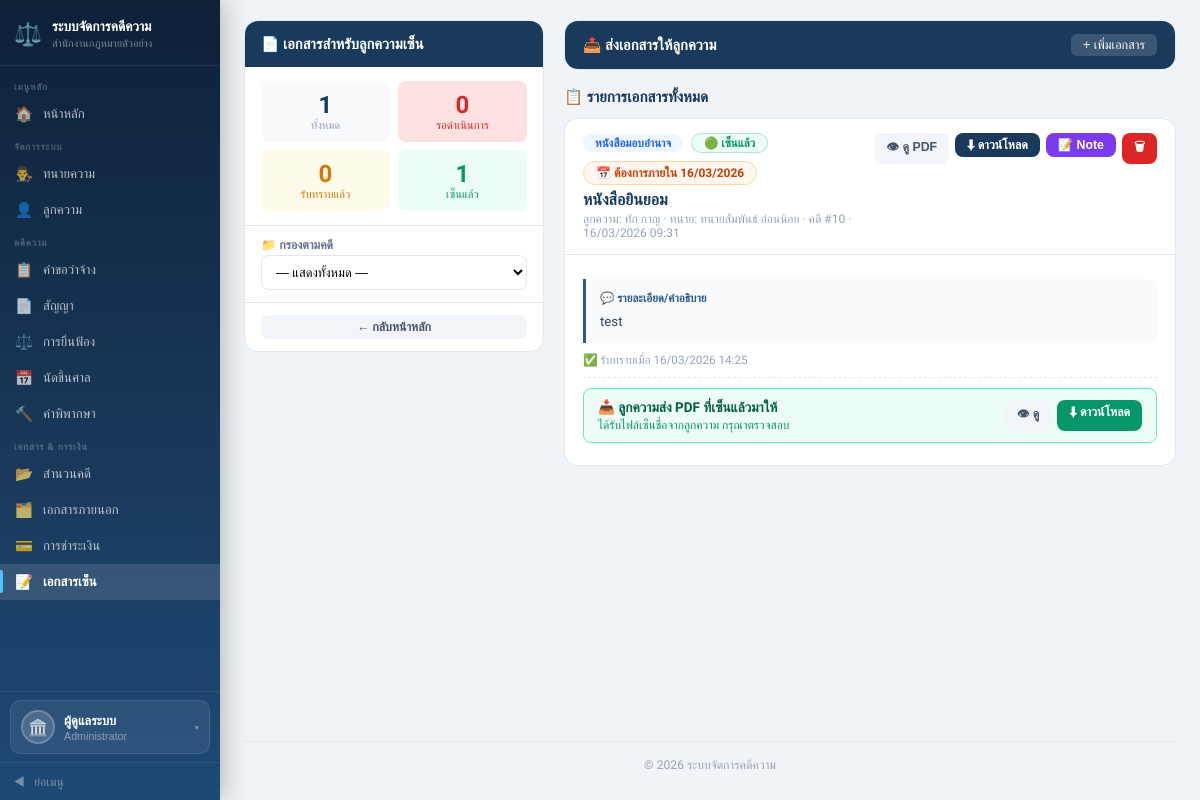
The page /pages/client_sign_docs.php (signed in) on the database its author committed.
### tables this page shows
CREATE TABLE `client_sign_docs` (
  `doc_id`         int          NOT NULL AUTO_INCREMENT,
  `request_id`     int          NOT NULL COMMENT 'คดีที่เกี่ยวข้อง',
  `office_id`      int          NOT NULL,
  `uploaded_by`    int          NOT NULL COMMENT 'lawyer user_id',
  `doc_type`       varchar(100) NOT NULL COMMENT 'หนังสือมอบอำนาจ/ใบยินยอม/อื่นๆ',
  `doc_title`      varchar(300) NOT NULL COMMENT 'ชื่อเอกสาร',
  `description`    text                  COMMENT 'รายละเอียดถึงลูกความ',
  `file_path`      varchar(500) NOT NULL COMMENT 'path ไฟล์ PDF',
  `due_date`       date         DEFAULT NULL COMMENT 'วันที่ต้องการ',
  `status`         enum('pending','acknowledged','signed','rejected') DEFAULT 'pending',
  `client_note`    text                  COMMENT 'หมายเหตุจากลูกความ',
  `lawyer_note`    text,
  `ack_at`         timestamp    NULL DEFAULT NULL COMMENT 'เวลาที่ลูกความรับทราบ',
  `last_remind_at` timestamp    NULL DEFAULT NULL,
  `signed_file`    varchar(500) DEFAULT NULL COMMENT 'path ไฟล์ PDF ที่ลูกความเซ็นกลับ',
  `created_at`     timestamp    DEFAULT CURRENT_TIMESTAMP,
  PRIMARY KEY (`doc_id`),
  KEY `idx_request_id` (`request_id`),
  KEY `idx_office_id`  (`office_id`)
);

CREATE TABLE `client_profiles` (
  `client_id`     int          NOT NULL AUTO_INCREMENT,
  `user_id`       int          NOT NULL,
  `fname`         varchar(100) NOT NULL,
  `lname`         varchar(100) NOT NULL,
  `citizen_id`    varchar(13)  DEFAULT NULL,
  `phone`         varchar(15)  DEFAULT NULL,
  `address`       text,
  `profile_photo` varchar(500) DEFAULT NULL,
  `created_at`    timestamp    DEFAULT CURRENT_TIMESTAMP,
  PRIMARY KEY (`client_id`),
  UNIQUE KEY `uq_user_id`    (`user_id`),
  UNIQUE KEY `uq_citizen_id` (`citizen_id`)
);

CREATE TABLE `lawyer_profiles` (
  `lawyer_id`      int          NOT NULL AUTO_INCREMENT,
  `user_id`        int          NOT NULL,
  `fname`          varchar(100) NOT NULL,
  `lname`          varchar(100) NOT NULL,
  `license_no`     varchar(50)  DEFAULT NULL,
  `license_exp`    date         DEFAULT NULL,
  `specialization` varchar(150) DEFAULT NULL,
  `phone`          varchar(15)  DEFAULT NULL,
  `status`         varchar(20)  DEFAULT 'active',
  `qr_code_file`   varchar(500) DEFAULT NULL COMMENT 'ชื่อไฟล์ QR Code สำหรับรับชำระเงิน',
  `profile_photo`  varchar(500) DEFAULT NULL,
  `bio`            text,
  `experience_yr`  int          DEFAULT NULL,
  `education`      varchar(500) DEFAULT NULL,
  `avg_rating`     decimal(3,2) DEFAULT NULL COMMENT 'คะแนนเฉลี่ย คำนวณจาก lawyer_reviews',
  `created_at`     timestamp    DEFAULT CURRENT_TIMESTAMP,
  PRIMARY KEY (`lawyer_id`),
  UNIQUE KEY `uq_user_id`    (`user_id`),
  UNIQUE KEY `uq_license_no` (`license_no`)
);

CREATE TABLE `case_requests` (
  `request_id`    int         NOT NULL AUTO_INCREMENT,
  `office_id`     int         NOT NULL,
  `client_id`     int         NOT NULL,
  `lawyer_id`     int         NOT NULL,
  `detail`        text,
  `request_date`  date        DEFAULT NULL,
  `expire_date`   date        DEFAULT NULL COMMENT 'หมดอายุ 14 วันหลังสร้าง',
  `status`        varchar(20) DEFAULT 'pending'
                  COMMENT 'pending, approved, rejected, expired',
  `reject_reason` text,
  `created_at`    timestamp   DEFAULT CURRENT_TIMESTAMP,
  PRIMARY KEY (`request_id`),
  KEY `idx_office_id` (`office_id`),
  KEY `idx_client_id` (`client_id`),
  KEY `idx_lawyer_id` (`lawyer_id`),
  KEY `idx_status`    (`status`)
);

### src/pages/client_sign_docs.php (the view, shortened to what this page needs)
<?php
$pdo      = getDB();
$role     = $_SESSION['role'];
$officeId = $_SESSION['office_id'];
$lawyerId = null;
if ($role === 'lawyer') {
    $caseStmt = $pdo->prepare("
        SELECT cr.request_id,
               CONCAT('คดี #', cr.request_id, ' — ', cp.fname, ' ', cp.lname) AS case_label,
               cp.fname, cp.lname
        FROM case_requests cr
        JOIN client_profiles cp ON cr.client_id = cp.client_id
        WHERE cr.lawyer_id=? AND cr.office_id=? AND cr.status='approved'
        ORDER BY cr.request_id DESC
    ");
    $caseStmt->execute([$lawyerId, $officeId]);
} elseif ($role === 'admin') {
    $caseStmt = $pdo->prepare("
        SELECT cr.request_id,
               CONCAT('คดี #', cr.request_id, ' — ', cp.fname, ' ', cp.lname, ' / ทนาย ', lp.fname, ' ', lp.lname) AS case_label
        FROM case_requests cr
        JOIN client_profiles cp ON cr.client_id = cp.client_id
        JOIN lawyer_profiles lp ON cr.lawyer_id = lp.lawyer_id
        WHERE cr.office_id=? AND cr.status='approved'
        ORDER BY cr.request_id DESC
    ");
    $caseStmt->execute([$officeId]);
} else {
    $caseStmt = null;
}
$cases = $caseStmt ? $caseStmt->fetchAll() : [];
$filterRid = (int)($_GET['rid'] ?? 0);
if ($role === 'lawyer') {
    $sql = "
        SELECT d.*, cr.request_id, cp.fname AS cli_fname, cp.lname AS cli_lname,
               cr.detail AS case_detail,
               DATEDIFF(NOW(), d.due_date) AS days_overdue
        FROM client_sign_docs d
        JOIN case_requests cr ON d.request_id = cr.request_id
        JOIN client_profiles cp ON cr.client_id = cp.client_id
        WHERE cr.lawyer_id=? AND d.office_id=?
        ".($filterRid ? "AND d.request_id=?" : "")."
        ORDER BY FIELD(d.status,'pending','acknowledged','signed','rejected'), d.created_at DESC
    ";
    $params = [$lawyerId, $officeId];
    if ($filterRid) $params[] = $filterRid;
    $docStmt = $pdo->prepare($sql); $docStmt->execute($params);
} elseif ($role === 'admin') {
    $sql = "
        SELECT d.*, cr.request_id, cp.fname AS cli_fname, cp.lname AS cli_lname,
               lp.fname AS law_fname, lp.lname AS law_lname, cr.detail AS case_detail,
               DATEDIFF(NOW(), d.due_date) AS days_overdue
        FROM client_sign_docs d
        JOIN case_requests cr ON d.request_id = cr.request_id
        JOIN client_profiles cp ON cr.client_id = cp.client_id
        JOIN lawyer_profiles lp ON cr.lawyer_id = lp.lawyer_id
        WHERE d.office_id=?
        ".($filterRid ? "AND d.request_id=?" : "")."
        ORDER BY FIELD(d.status,'pending','acknowledged','signed','rejected'), d.created_at DESC
    ";
    $params = [$officeId];
    $docStmt = $pdo->prepare($sql); $docStmt->execute($params);
}
$docs = $docStmt->fetchAll();
$statusLabel = [
    'pending'      => ['🔴 รอดำเนินการ',   '#dc2626', '#fee2e2'],
    'acknowledged' => ['🟡 รับทราบแล้ว',    '#d97706', '#fffbeb'],
    'signed'       => ['🟢 เซ็นแล้ว',       '#059669', '#ecfdf5'],
    'rejected'     => ['⚫ ปฏิเสธ',          '#6b7280', '#f3f4f6'],
];
include '../includes/header.php';
?>
<div class="sd-wrap">
  <div>
    <div class="sd-sidebar">
      <div class="sd-sidebar-head">📄 เอกสารสำหรับลูกความเซ็น</div>
      <div style="padding:14px 16px;border-bottom:1px solid var(--border);">
        <div style="display:grid;grid-template-columns:1fr 1fr;gap:8px;">
          <?php
            $allCount    = count($docs);
            $pendCount   = count(array_filter($docs, fn($d)=>$d['status']==='pending'));
            $ackedCount  = count(array_filter($docs, fn($d)=>$d['status']==='acknowledged'));
            $signedCount = count(array_filter($docs, fn($d)=>$d['status']==='signed'));
          ?>
          <div style="background:#f8fafc;border-radius:8px;padding:10px;text-align:center;">
            <div style="font-size:1.5rem;font-weight:800;color:var(--navy);"><?= $allCount ?></div>
            <div style="font-size:.7rem;color:var(--muted);">ทั้งหมด</div>
          </div>
          <div style="background:#fee2e2;border-radius:8px;padding:10px;text-align:center;">
            <div style="font-size:1.5rem;font-weight:800;color:var(--red);"><?= $pendCount ?></div>
            <div style="font-size:.7rem;color:var(--red);">รอดำเนินการ</div>
          </div>
          <div style="background:#fffbeb;border-radius:8px;padding:10px;text-align:center;">
            <div style="font-size:1.5rem;font-weight:800;color:var(--yellow);"><?= $ackedCount ?></div>
            <div style="font-size:.7rem;color:var(--yellow);">รับทราบแล้ว</div>
          </div>
          <div style="background:#ecfdf5;border-radius:8px;padding:10px;text-align:center;">
            <div style="font-size:1.5rem;font-weight:800;color:var(--green);"><?= $signedCount ?></div>
            <div style="font-size:.7rem;color:var(--green);">เซ็นแล้ว</div>
          </div>
        </div>
      </div>
      <?php if (!empty($cases) && in_array($role,['admin','lawyer'])): ?>
      <div style="padding:12px 16px;border-bottom:1px solid var(--border);">
        <label class="fl">📁 กรองตามคดี</label>
        <select class="fi" onchange="location='?rid='+this.value" style="font-size:.8rem;">
          <option value="0" <?= !$filterRid?'selected':'' ?>>— แสดงทั้งหมด —</option>
        </select>
      </div>
      <?php endif; ?>
      <div style="padding:12px 16px;">
        <a href="/pages/dashboard.php" class="btn btn-gray btn-sm" style="width:100%;text-align:center;display:block;">← กลับหน้าหลัก</a>
      </div>
    </div>
  </div>
  <div>
    <?php if (in_array($role,['admin','lawyer']) && !empty($cases)): ?>
    <div style="background:#fff;border:1px solid var(--border);border-radius:14px;overflow:hidden;margin-bottom:18px;">
      <div style="background:var(--navy);color:#fff;padding:13px 18px;font-weight:700;font-size:.92rem;display:flex;justify-content:space-between;align-items:center;">
        <span>📤 ส่งเอกสารให้ลูกความ</span>
        <button type="button" onclick="toggleUploadForm()"
                style="background:rgba(255,255,255,.15);border:none;color:#fff;padding:4px 12px;border-radius:6px;cursor:pointer;font-size:.78rem;"
                id="btnToggleUpload">+ เพิ่มเอกสาร</button>
      </div>
    </div>
    <?php elseif (in_array($role,['admin','lawyer']) && empty($cases)): ?>
    <div style="background:#fffbeb;border:1px solid #fcd34d;border-radius:10px;padding:14px 16px;margin-bottom:16px;font-size:.84rem;color:#92400e;">
      ⚠️ ยังไม่มีคดีที่รับไว้ (status = approved) — รับคดีก่อนแล้วค่อยส่งเอกสาร
    </div>
    <?php endif; ?>
    <div style="font-weight:700;color:var(--navy);font-size:.95rem;margin-bottom:12px;">
      📋 รายการเอกสารทั้งหมด
    </div>
    <?php if (empty($docs)): ?>
    <div class="empty-state">
      <div class="empty-icon">📂</div>
      <div style="font-size:.9rem;">ยังไม่มีเอกสาร</div>
      <?php if (in_array($role,['lawyer','admin'])): ?>
      <div style="font-size:.78rem;margin-top:5px;">กดปุ่ม "เพิ่มเอกสาร" เพื่อส่งเอกสารให้ลูกความ</div>
      <?php endif; ?>
    </div>
    <?php else: ?>
    <?php foreach ($docs as $doc):
        [$statusText, $statusColor, $statusBg] = $statusLabel[$doc['status']] ?? ['?', '#666', '#eee'];
        $dueDate   = $doc['due_date'] ?? null;
        $isOverdue = $dueDate && strtotime($dueDate) < time() && !in_array($doc['status'],['signed','rejected']);
    ?>
    <div class="doc-card" id="doc<?= $doc['doc_id'] ?>">
      <div class="doc-card-head">
        <div style="flex:1;">
          <div style="display:flex;align-items:center;gap:8px;flex-wrap:wrap;margin-bottom:5px;">
            <span class="doc-type-badge"><?= htmlspecialchars($doc['doc_type']) ?></span>
            <span style="padding:2px 12px;border-radius:20px;font-size:.72rem;font-weight:700;
                         color:<?= $statusColor ?>;background:<?= $statusBg ?>;border:1px solid <?= $statusColor ?>40;">
              <?= $statusText ?>
            </span>
            <?php if ($dueDate): ?>
            <span class="doc-due <?= $isOverdue?'overdue':'' ?>">
              📅 <?= $isOverdue ? '⚠️ เลยกำหนด! ' : 'ต้องการภายใน ' ?><?= date('d/m/Y', strtotime($dueDate)) ?>
            </span>
            <?php endif; ?>
          </div>
          <div class="doc-title"><?= htmlspecialchars($doc['doc_title']) ?></div>
          <div class="doc-meta">
            <?php if ($role === 'client'): ?>
              ส่งโดย ทนาย<?= htmlspecialchars($doc['law_fname'].' '.$doc['law_lname']) ?>
              <?= $doc['specialization'] ? ' · '.htmlspecialchars($doc['specialization']) : '' ?>
              <?= $doc['law_phone'] ? ' · 📞 '.htmlspecialchars($doc['law_phone']) : '' ?>
            <?php else: ?>
              ลูกความ: <?= htmlspecialchars($doc['cli_fname'].' '.$doc['cli_lname']) ?>
              <?php if ($role === 'admin'): ?> · ทนาย: <?= htmlspecialchars($doc['law_fname'].' '.$doc['law_lname']) ?><?php endif; ?>
            <?php endif; ?>
            · คดี #<?= $doc['request_id'] ?>
            · <?= date('d/m/Y H:i', strtotime($doc['created_at'])) ?>
          </div>
        </div>
        <div style="display:flex;gap:6px;align-items:flex-start;flex-shrink:0;flex-wrap:wrap;">
          <button class="btn btn-gray btn-sm"
                  onclick="previewPDF('<?= htmlspecialchars($doc['file_path']) ?>', '<?= htmlspecialchars(addslashes($doc['doc_title'])) ?>')">
            👁 ดู PDF
          </button>
          <a href="/uploads/sign_docs/<?= htmlspecialchars($doc['file_path']) ?>" target="_blank" download
             class="btn btn-navy btn-sm">⬇ ดาวน์โหลด</a>
          <?php if (in_array($role,['admin','lawyer'])): ?>
          <button class="btn btn-sm" style="background:#7c3aed;color:#fff;"
                  onclick="openNoteModal(<?= $doc['doc_id'] ?>, '<?= htmlspecialchars(addslashes($doc['lawyer_note']??'')) ?>')">
            📝 Note
          </button>
          <form method="POST" style="margin:0;" onsubmit="return confirm('ลบเอกสารนี้?')">
            <button type="submit" class="btn btn-red btn-sm">🗑</button>
          </form>
          <?php endif; ?>
        </div>
      </div>
      <div class="doc-card-body">
        <?php if ($doc['description']): ?>
        <div class="doc-desc">
          <div style="font-size:.72rem;font-weight:700;color:var(--navy2);margin-bottom:4px;">
            💬 <?= $role === 'client' ? 'ข้อความจากทนาย' : 'รายละเอียด/คำอธิบาย' ?>
          </div>
          <?= nl2br(htmlspecialchars($doc['description'])) ?>
        </div>
        <?php endif; ?>
        <?php if ($doc['ack_at']): ?>
        <div style="font-size:.73rem;color:var(--muted);margin-top:6px;">
          ✅ รับทราบเมื่อ <?= date('d/m/Y H:i', strtotime($doc['ack_at'])) ?>
        </div>
        <?php endif; ?>
        <?php if (in_array($role,['admin','lawyer'])): ?>
        <div style="margin-top:10px;padding-top:10px;border-top:1px dashed var(--border);">
          <?php if ($doc['status']==='signed' && !empty($doc['signed_file'])): ?>
          <div style="background:#ecfdf5;border:1px solid #6ee7b7;border-radius:8px;padding:10px 14px;margin-bottom:8px;display:flex;align-items:center;justify-content:space-between;gap:10px;">
            <div>
              <div style="font-weight:700;color:#065f46;font-size:.85rem;">📥 ลูกความส่ง PDF ที่เซ็นแล้วมาให้</div>
              <div style="font-size:.74rem;color:#059669;margin-top:2px;">ได้รับไฟล์เซ็นชื่อจากลูกความ กรุณาตรวจสอบ</div>
            </div>
            <div style="display:flex;gap:6px;">
              <button class="btn btn-gray btn-sm"
                      onclick="previewPDF('/signed/<?= htmlspecialchars($doc['signed_file']) ?>', 'เอกสารเซ็น — <?= htmlspecialchars(addslashes($doc['doc_title'])) ?>')">
                👁 ดู
              </button>
              <a href="/uploads/sign_docs/signed/<?= htmlspecialchars($doc['signed_file']) ?>" download
                 class="btn btn-green btn-sm">⬇ ดาวน์โหลด</a>
            </div>
          </div>
          <?php endif; ?>
        </div>
        <?php endif; ?>
      </div>
    </div>
    <?php endforeach; ?>
    <?php endif; ?>
  </div>
</div>
<?php include '../includes/footer.php'; ?>

### rows shown on the page
client_sign_docs: status "0", status "1", doc_type "หนังสือมอบอำนาจ", statusText "🟢 เซ็นแล้ว", shows "ต้องการภายใน", due_date "16/03/2026", doc_title "หนังสือยินยอม", client_profiles.fname+lname "ทัก กาญ", lawyer_profiles.fname+lname "ทนายสัมพันธ์ อ่อนน้อย", request.request_id "10", created_at "16/03/2026 09:31", description "test", ack_at "16/03/2026 14:25"

### other values the page prints
$_SESSION['office_name'] "สำนักงานกฎหมายตัวอย่าง"
$_sb_name "ผู้ดูแลระบบ"
$_sb_role_label "Administrator"
$allCount "1"
